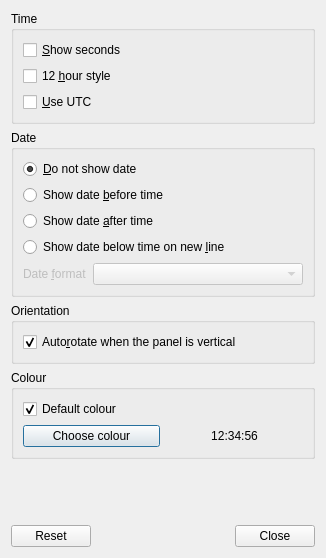
<?xml version="1.0" encoding="UTF-8"?>
<ui version="4.0">
 <class>RazorClockConfiguration</class>
 <widget class="QDialog" name="RazorClockConfiguration">
  <property name="geometry">
   <rect>
    <x>0</x>
    <y>0</y>
    <width>326</width>
    <height>558</height>
   </rect>
  </property>
  <property name="windowTitle">
   <string>Razor Clock Settings</string>
  </property>
  <layout class="QVBoxLayout" name="verticalLayout">
   <item>
    <widget class="QGroupBox" name="timeGB">
     <property name="title">
      <string>Time</string>
     </property>
     <layout class="QVBoxLayout" name="verticalLayout_2">
      <item>
       <widget class="QCheckBox" name="showSecondsCB">
        <property name="text">
         <string>&amp;Show seconds</string>
        </property>
       </widget>
      </item>
      <item>
       <widget class="QCheckBox" name="ampmClockCB">
        <property name="text">
         <string>12 &amp;hour style</string>
        </property>
       </widget>
      </item>
      <item>
       <widget class="QCheckBox" name="useUtcCB">
        <property name="text">
         <string>&amp;Use UTC</string>
        </property>
       </widget>
      </item>
     </layout>
    </widget>
   </item>
   <item>
    <widget class="QGroupBox" name="dateGB">
     <property name="title">
      <string>Date</string>
     </property>
     <layout class="QGridLayout" name="gridLayout_2" columnstretch="0,1">
      <item row="4" column="0">
       <widget class="QLabel" name="dateFormatL">
        <property name="enabled">
         <bool>false</bool>
        </property>
        <property name="text">
         <string>Date &amp;format</string>
        </property>
        <property name="buddy">
         <cstring>dateFormatCOB</cstring>
        </property>
       </widget>
      </item>
      <item row="4" column="1">
       <widget class="QComboBox" name="dateFormatCOB">
        <property name="enabled">
         <bool>false</bool>
        </property>
       </widget>
      </item>
      <item row="0" column="0" colspan="2">
       <widget class="QRadioButton" name="dontShowDateRB">
        <property name="text">
         <string>&amp;Do not show date</string>
        </property>
        <property name="checked">
         <bool>true</bool>
        </property>
       </widget>
      </item>
      <item row="1" column="0" colspan="2">
       <widget class="QRadioButton" name="showDateBeforeTimeRB">
        <property name="text">
         <string>Show date &amp;before time</string>
        </property>
       </widget>
      </item>
      <item row="2" column="0" colspan="2">
       <widget class="QRadioButton" name="showDateAfterTimeRB">
        <property name="text">
         <string>Show date &amp;after time</string>
        </property>
       </widget>
      </item>
      <item row="3" column="0" colspan="2">
       <widget class="QRadioButton" name="showDateBelowTimeRB">
        <property name="text">
         <string>Show date below time on new &amp;line</string>
        </property>
       </widget>
      </item>
     </layout>
    </widget>
   </item>
   <item>
    <widget class="QGroupBox" name="orientationGB">
     <property name="title">
      <string>Orientation</string>
     </property>
     <layout class="QVBoxLayout" name="verticalLayout_3">
      <item>
       <widget class="QCheckBox" name="autorotateCB">
        <property name="text">
         <string>Auto&amp;rotate when the panel is vertical</string>
        </property>
        <property name="checked">
         <bool>true</bool>
        </property>
       </widget>
      </item>
     </layout>
    </widget>
   </item>
   <item>
    <widget class="QGroupBox" name="colourGB">
     <property name="title">
      <string>Colour</string>
     </property>
     <layout class="QVBoxLayout" name="verticalLayout_4">
      <item>
       <layout class="QHBoxLayout" name="horizontalLayout">
        <item>
         <widget class="QCheckBox" name="defaultColourCB">
          <property name="text">
           <string>Default colour</string>
          </property>
          <property name="checked">
           <bool>true</bool>
          </property>
         </widget>
        </item>
       </layout>
      </item>
      <item>
       <layout class="QHBoxLayout" name="horizontalLayout_2">
        <item>
         <widget class="QPushButton" name="chooseColourButton">
          <property name="text">
           <string>Choose colour</string>
          </property>
         </widget>
        </item>
        <item>
         <widget class="QLabel" name="colourLabel">
          <property name="text">
           <string>12:34:56</string>
          </property>
          <property name="textFormat">
           <enum>Qt::RichText</enum>
          </property>
          <property name="alignment">
           <set>Qt::AlignCenter</set>
          </property>
         </widget>
        </item>
       </layout>
      </item>
     </layout>
    </widget>
   </item>
   <item>
    <spacer name="verticalSpacer">
     <property name="orientation">
      <enum>Qt::Vertical</enum>
     </property>
     <property name="sizeHint" stdset="0">
      <size>
       <width>20</width>
       <height>0</height>
      </size>
     </property>
    </spacer>
   </item>
   <item>
    <widget class="QDialogButtonBox" name="buttons">
     <property name="orientation">
      <enum>Qt::Horizontal</enum>
     </property>
     <property name="standardButtons">
      <set>QDialogButtonBox::Close|QDialogButtonBox::Reset</set>
     </property>
    </widget>
   </item>
  </layout>
 </widget>
 <resources/>
 <connections>
  <connection>
   <sender>buttons</sender>
   <signal>accepted()</signal>
   <receiver>RazorClockConfiguration</receiver>
   <slot>accept()</slot>
   <hints>
    <hint type="sourcelabel">
     <x>214</x>
     <y>350</y>
    </hint>
    <hint type="destinationlabel">
     <x>157</x>
     <y>274</y>
    </hint>
   </hints>
  </connection>
  <connection>
   <sender>buttons</sender>
   <signal>rejected()</signal>
   <receiver>RazorClockConfiguration</receiver>
   <slot>reject()</slot>
   <hints>
    <hint type="sourcelabel">
     <x>214</x>
     <y>350</y>
    </hint>
    <hint type="destinationlabel">
     <x>196</x>
     <y>274</y>
    </hint>
   </hints>
  </connection>
  <connection>
   <sender>dontShowDateRB</sender>
   <signal>toggled(bool)</signal>
   <receiver>dateFormatL</receiver>
   <slot>setDisabled(bool)</slot>
   <hints>
    <hint type="sourcelabel">
     <x>68</x>
     <y>166</y>
    </hint>
    <hint type="destinationlabel">
     <x>63</x>
     <y>267</y>
    </hint>
   </hints>
  </connection>
  <connection>
   <sender>dontShowDateRB</sender>
   <signal>toggled(bool)</signal>
   <receiver>dateFormatCOB</receiver>
   <slot>setDisabled(bool)</slot>
   <hints>
    <hint type="sourcelabel">
     <x>174</x>
     <y>167</y>
    </hint>
    <hint type="destinationlabel">
     <x>239</x>
     <y>275</y>
    </hint>
   </hints>
  </connection>
 </connections>
</ui>
